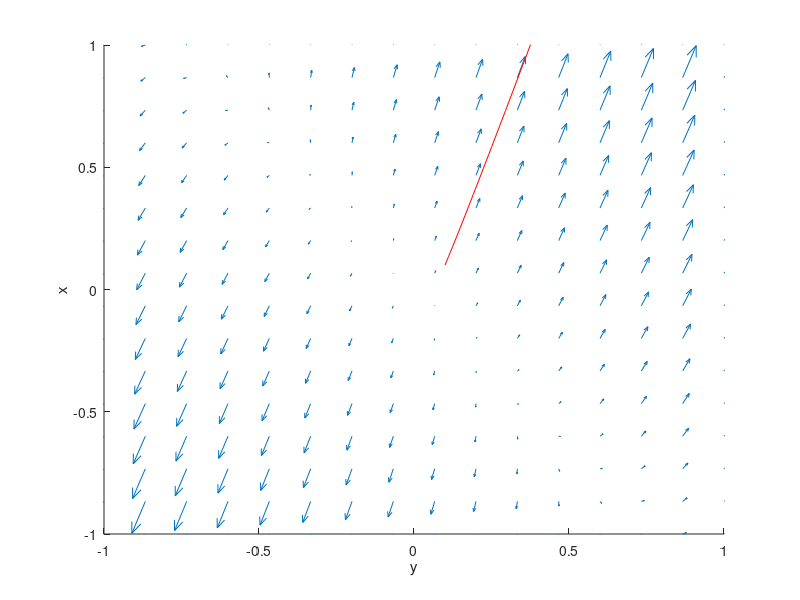

The MATLAB source for this figure:
clc
clear all
close all

% parameters
a = 2; %-1; %-1 %0 %-1;
b = 1; %-1;  %-2%-2 %-2;
d = 4; %-1; %0 %1 %1;
c = 5; % repulsion no spiral%-1; % attraction no spiral %2 Part d saddle point  %2% Part repulsive spiral  %2; % solution for part 5

% to exlode + 5 u 
% to attract - 5 u


% model equations
f =@(x,y) a*x + b*y; 
g =@(x,y) c*x + d*y;

[T, X] = ode45(@(t,x)[f(x(1),x(2));g(x(1),x(2))], [0,1000], [.1,.1] );

figure; hold on;
set(gca, 'xlim', [-1, 1], 'ylim', [-1, 1])
ylabel('x');
xlabel('y')

xArray = linspace(-1,1,16);
yArray = linspace(-1,1,16);

[xMesh,yMesh] = meshgrid(xArray, yArray);

% the Matlab plot command for a field of arrows is:
quiver(xMesh, yMesh, f(xMesh, yMesh), g(xMesh,yMesh))

plot(X(:,1),X(:,2),'-r')
plot(X(end,1),X(end,2), 'or')